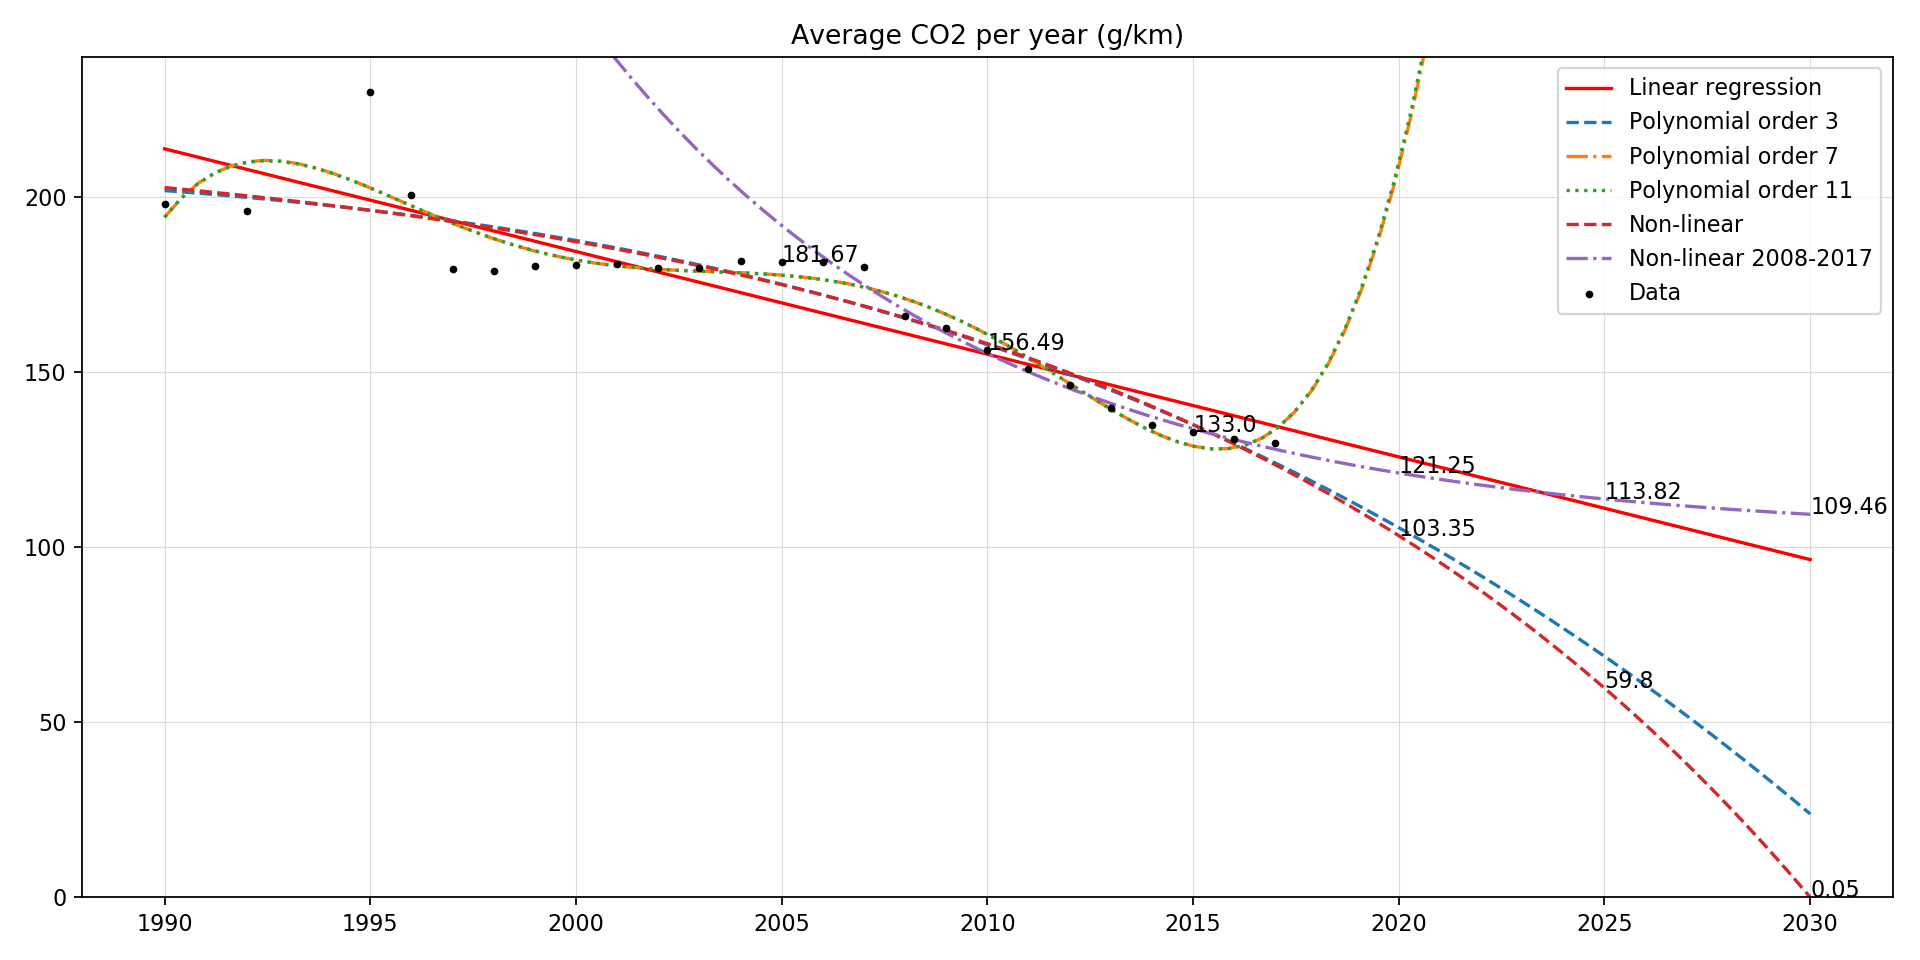

Write the Python code that produced this figure.
import pandas as pd
import numpy as np
import matplotlib.pyplot as plt
from scipy import stats, optimize

# Some parameters used later. Adjust figure size and grid.
start_year = 1990
end_year = 2030

fig = plt.figure(figsize=(12, 6), dpi=160, tight_layout=True)
ax = fig.add_subplot(111)
ax.grid(color='xkcd:light grey', linestyle='-', linewidth=0.5, zorder=-999)

# Reads csv file, filter only passenger cars (types M1 and M1G)).
# Drops rows with NaN in ensirekisterointipvm column, and convert its values to int after cutting the year from date.
# Then drops vehicles with NaN values for Co2 emissions.
df = pd.read_csv('Tieliikenne AvoinData 4.10.csv', sep=';', encoding='latin1', low_memory=False, header=0)
df = df[df['ajoneuvoluokka'].isin(['M1', 'M1G'])]
df = df.dropna(subset=['ensirekisterointipvm'])
df['ensirekisterointipvm'] = pd.to_numeric(df['ensirekisterointipvm'].apply(lambda x: x[:4]), downcast='integer')
df = df.dropna(subset=['Co2'])

# Creates the pivot table with 'average'(CO2 g/km) and 'len'(count) columns of cars by year of registration.
table = pd.pivot_table(df, index=['ensirekisterointipvm'], values=['Co2'], aggfunc=[np.average, len])

# Plot scatter values
years_labels = np.array(table.index)
average_values = np.array([x[0] for x in table['average'].values])
ax.scatter(years_labels, average_values, label='Data', c=(0, 0, 0), s=6, zorder=999)

# Linear regression
years_from_zero = np.array(
    [x - start_year for x in list(table.index)])  # 1990 is 0, 1991 is 1... Only years present in table.
all_years_labels = np.array(range(start_year, end_year + 1))  # 1990,1991,1992...
all_years_from_zero = np.array(range(0, end_year - start_year + 1))  # 0,1,2,3...
slope, intercept, r_value, p_value, std_err = stats.linregress(years_from_zero, average_values)
ax.plot(all_years_labels, intercept + slope * all_years_from_zero, 'r', label='Linear regression')

# Polynomial regression
p3 = np.poly1d(np.polyfit(years_labels, average_values, 3))
p7 = np.poly1d(np.polyfit(years_labels, average_values, 7))
p11 = np.poly1d(np.polyfit(years_labels, average_values, 11))
x_space = np.linspace(start_year, end_year, 100)
ax.plot(x_space, p3(x_space), '--', label='Polynomial order 3')
ax.plot(x_space, p7(x_space), '-.', label='Polynomial order 7')
ax.plot(x_space, p11(x_space), ':', label='Polynomial order 11')


# Non-linear regression for all the years
def func(x, a, b, c):
    return a * np.exp(-b * x) + c


initial_guess = [0, 0, 0]
popt, pcov = optimize.curve_fit(func, years_from_zero, average_values, p0=initial_guess)
x_space_from_zero = np.linspace(0, end_year - start_year, 100)
ax.plot(x_space, func(x_space_from_zero, *popt), '--', label='Non-linear')

# Non-linear regression between 2008-2017
popt2, pcov2 = optimize.curve_fit(func, years_from_zero[15:], average_values[15:], p0=initial_guess)
ax.plot(x_space, func(x_space_from_zero, *popt2), '-.', label='Non-linear 2008-2017')

# Print values for years 2005, 2010, 2015
for x, y in zip([2005, 2010, 2015], [table.loc[2005][0], table.loc[2010][0], table.loc[2015][0]]):
    ax.annotate(str(round(y, 2)), xy=(x, y))

# Print values estimated for years 2020, 2025, 2030
nl_all_values = [func(30, *popt), func(35, *popt), func(40, *popt)]
for x, y in zip([2020, 2025, 2030], nl_all_values):
    ax.annotate(str(round(y, 2)), xy=(x, y))

nl_late_values = [func(30, *popt2), func(35, *popt2), func(40, *popt2)]
for x, y in zip([2020, 2025, 2030], nl_late_values):
    ax.annotate(str(round(y, 2)), xy=(x, y))

# Finalize plotting
ax.set_ylim(0, 240)
ax.legend()
plt.title('Average CO2 per year (g/km)')
plt.savefig('emissions.png')
